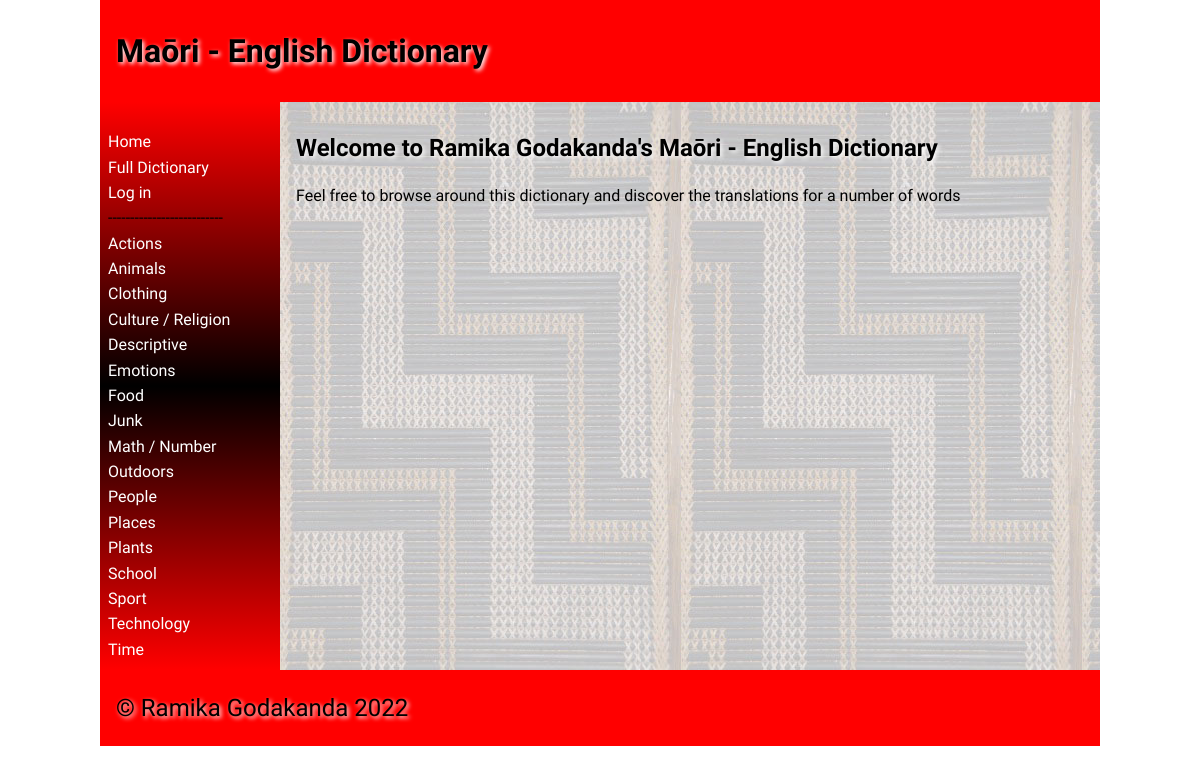
Before: / with the older database file.
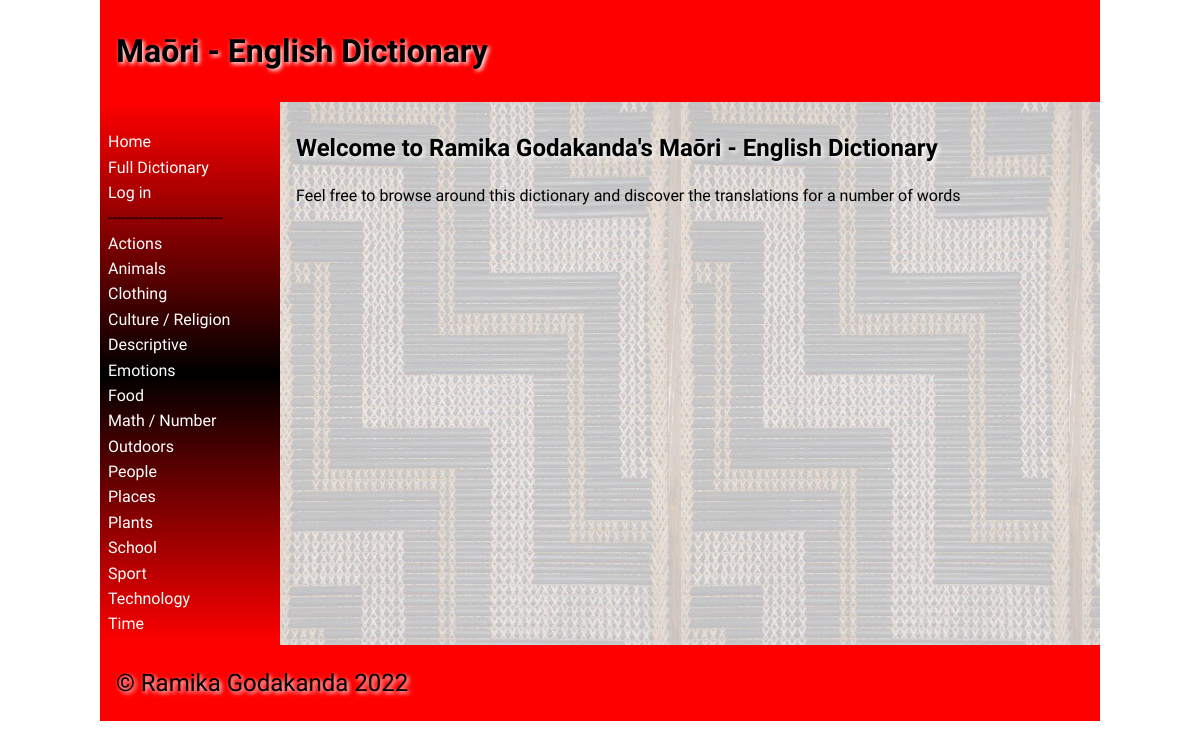
After: the same page with the newer database file.
### tables this page shows
CREATE TABLE "categories"
(
	id integer
		primary key autoincrement,
	category_names varchar(30),
	user_created boolean
);

### app.py (the view)
@app.route('/')
def render_homepage():
    return render_template('home.html', logged_in=is_logged_in(), category_list=category_list(),
                           teacher_perms=is_teacher())

### app.py (called while the page is built)
def create_connection(db_file):
    try:
        connection = sqlite3.connect(db_file)
        connection.execute('pragma foreign_keys=ON')
        return connection
    except Error as e:
        print(e)
    return None

def is_logged_in():
    if session.get("email") is None:
        print("Not logged in")
        return False
    else:
        print("Logged in")
        return True

def is_teacher():
    if not is_logged_in() or (session.get("teacher") is (None or 0)):
        print("Not teacher logged in")
        return False
    else:
        print("Teacher logged in")
        return True

def category_list():
    con = create_connection(DB_NAME)
    query = "SELECT * FROM categories ORDER BY category_names ASC"
    cur = con.cursor()
    cur.execute(query)
    queried_categories = cur.fetchall()
    con.close()
    return queried_categories

### templates/home.html (shortened to what this page needs)
{% extends 'base.html' %}
{% block main %}
<h2>Welcome to Ramika Godakanda's Maōri - English Dictionary</h2>
<p>Feel free to browse around this dictionary and discover the translations for a number of words</p>
{% endblock %}

### templates/base.html (shortened to what this page needs)
<!doctype html>
<html lang="en">
<head>
    <link href="{{ url_for('static', filename='css/style.css') }}" rel="stylesheet">
</head>
<body>
<div id="container">
    <header>
        <h1>Maōri - English Dictionary</h1>
    </header>
    <nav>
        <ul>
            <li><a href="\">Home</a></li>
            <li><a href="/full_dictionary">Full Dictionary</a></li>
            {% if logged_in %}
                {% if teacher_perms %}
        <li>--------------------------</li>
                    <li><a href="/add_category">Add Category</a></li>
                    <li><a href="/add_word">Add Word</a></li>
                {% endif %}
        <li>--------------------------</li>
                <a href="/logout">Log out</a>
            {% else %}
                <li><a href="/login">Log in</a></li>
            {% endif %}
        <li>--------------------------</li>
            {% for category in category_list %}
            <li><a href="/category/{{ category[0] }}">{{ category[1] }}</a></li>
            {% endfor %}
        </ul>
    </nav>
    <main>
        {% block main%}{% endblock %}
    </main>
    <footer>
        <p>
            &copy; Ramika Godakanda 2022
        </p>
    </footer>
</div>
</body>
</html>

Changed rows visible on the page:
removed categories: category_names "Junk"
